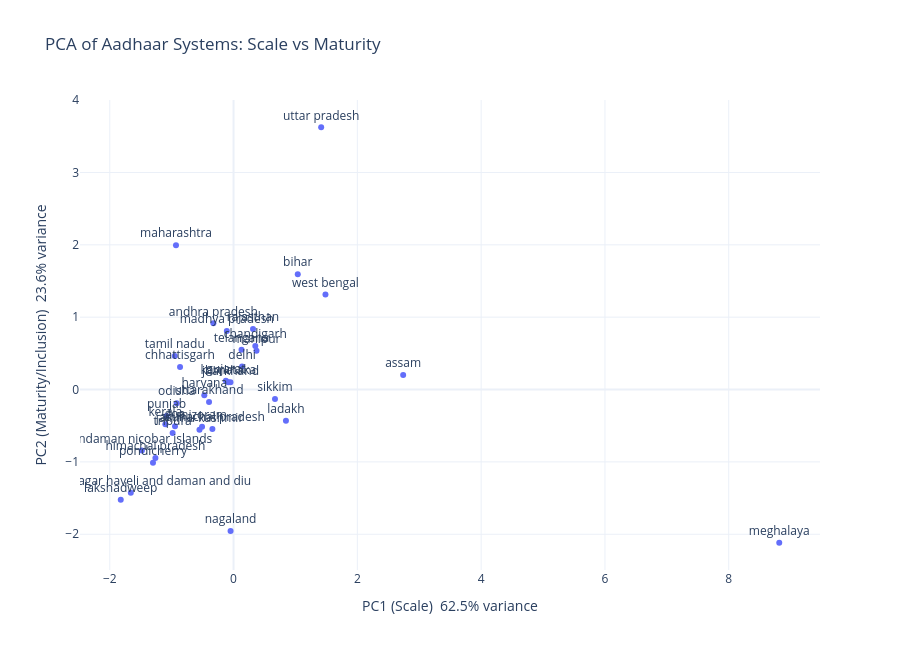

The notebook cell saved with this chart:
### Code cell
fig = px.scatter(
    pca_df,
    x='PC1',
    y='PC2',
    hover_name='state',
    text='state',
    title='PCA of Aadhaar Systems: Scale vs Maturity',
    labels={
        'PC1': f'PC1 (Scale)  {explained_variance[0]*100:.1f}% variance',
        'PC2': f'PC2 (Maturity/Inclusion)  {explained_variance[1]*100:.1f}% variance'
    }
)
fig.update_traces(textposition='top center')
fig.update_layout(
    template='plotly_white',
    height=650
)
fig.show()

### Figure 1 — Plotly figure (JSON) as saved in the notebook; plotly's stock layout.template omitted (floating-point values rounded to 4 significant figures)
{"data": [{"hovertemplate": "<b>%{hovertext}</b><br><br>PC1 (Scale)  62.5% variance=%{x}<br>PC2 (Maturity/Inclusion)  23.6% variance=%{y}<br>state=%{text}<extra></extra>", "hovertext": ["andaman nicobar islands", "andhra pradesh", "arunachal pradesh", "assam", "bihar", "chandigarh", "chhattisgarh", "dadra and nagar haveli and daman and diu", "delhi", "goa", "gujarat", "haryana", "himachal pradesh", "jammu kashmir", "jharkhand", "karnataka", "kerala", "ladakh", "lakshadweep", "madhya pradesh", "maharashtra", "manipur", "meghalaya", "mizoram", "nagaland", "odisha", "pondicherry", "punjab", "rajasthan", "sikkim", "tamil nadu", "telangana", "tripura", "uttar pradesh", "uttarakhand", "west bengal"], "legendgroup": "", "marker": {"color": "#636efa", "symbol": "circle"}, "mode": "markers+text", "name": "", "orientation": "v", "showlegend": false, "text": ["andaman nicobar islands", "andhra pradesh", "arunachal pradesh", "assam", "bihar", "chandigarh", "chhattisgarh", "dadra and nagar haveli and daman and diu", "delhi", "goa", "gujarat", "haryana", "himachal pradesh", "jammu kashmir", "jharkhand", "karnataka", "kerala", "ladakh", "lakshadweep", "madhya pradesh", "maharashtra", "manipur", "meghalaya", "mizoram", "nagaland", "odisha", "pondicherry", "punjab", "rajasthan", "sikkim", "tamil nadu", "telangana", "tripura", "uttar pradesh", "uttarakhand", "west bengal"], "textposition": "top center", "type": "scatter", "x": [-1.481, -0.3257, -0.3416, 2.74, 1.038, 0.3513, -0.8644, -1.66, 0.1374, -0.9458, -0.1238, -0.4725, -1.262, -0.5504, -0.04962, -0.08467, -1.102, 0.8463, -1.822, -0.1085, -0.9299, 0.3707, 8.816, -0.5089, -0.0482, -0.9183, -1.301, -1.082, 0.3147, 0.6695, -0.9498, 0.129, -0.9844, 1.415, -0.396, 1.485], "xaxis": "x", "y": [-0.8425, 0.9159, -0.5454, 0.2007, 1.594, 0.6011, 0.3101, -1.426, 0.3193, -0.5059, 0.1221, -0.07848, -0.9469, -0.5567, 0.09934, 0.1021, -0.4796, -0.432, -1.525, 0.8089, 1.995, 0.5353, -2.117, -0.5132, -1.954, -0.1884, -1.012, -0.3652, 0.8366, -0.1315, 0.4625, 0.5502, -0.6014, 3.625, -0.1705, 1.313], "yaxis": "y"}], "layout": {"height": 650, "legend": {"tracegroupgap": 0}, "title": {"text": "PCA of Aadhaar Systems: Scale vs Maturity"}, "xaxis": {"anchor": "y", "domain": [0, 1], "title": {"text": "PC1 (Scale)  62.5% variance"}}, "yaxis": {"anchor": "x", "domain": [0, 1], "title": {"text": "PC2 (Maturity/Inclusion)  23.6% variance"}}}}
